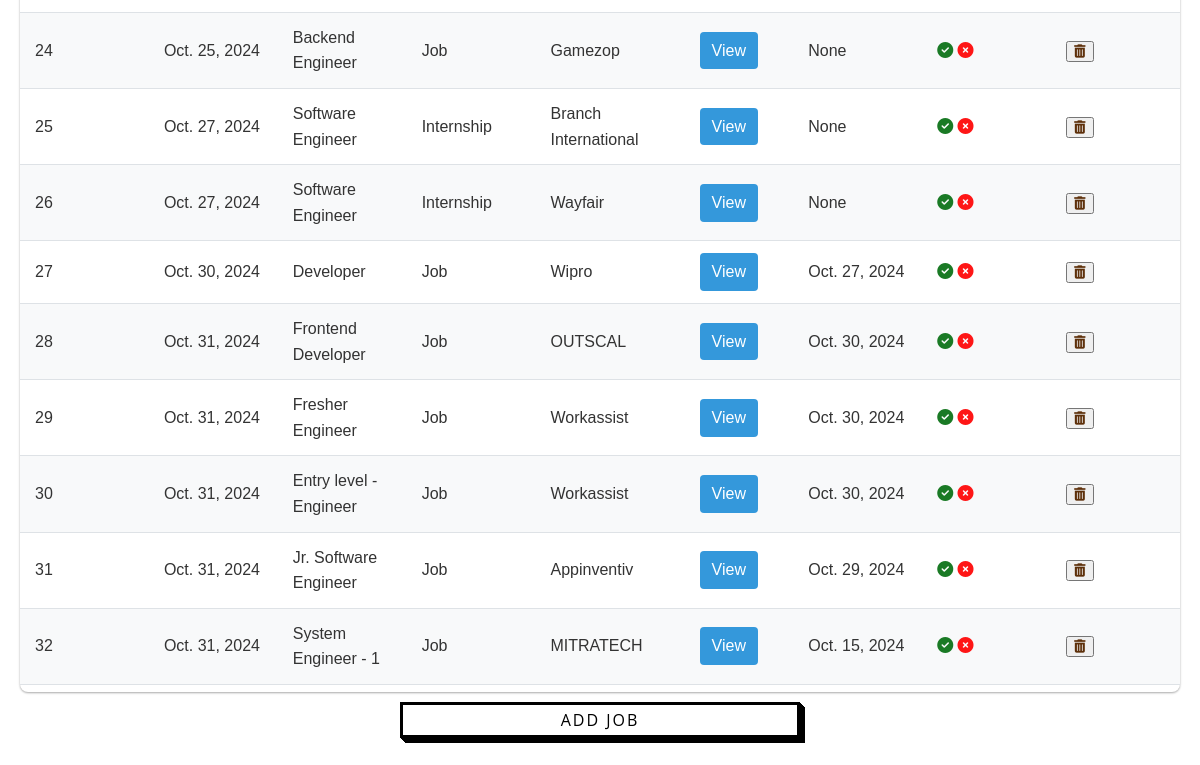
The app's page / (lower part), older data.
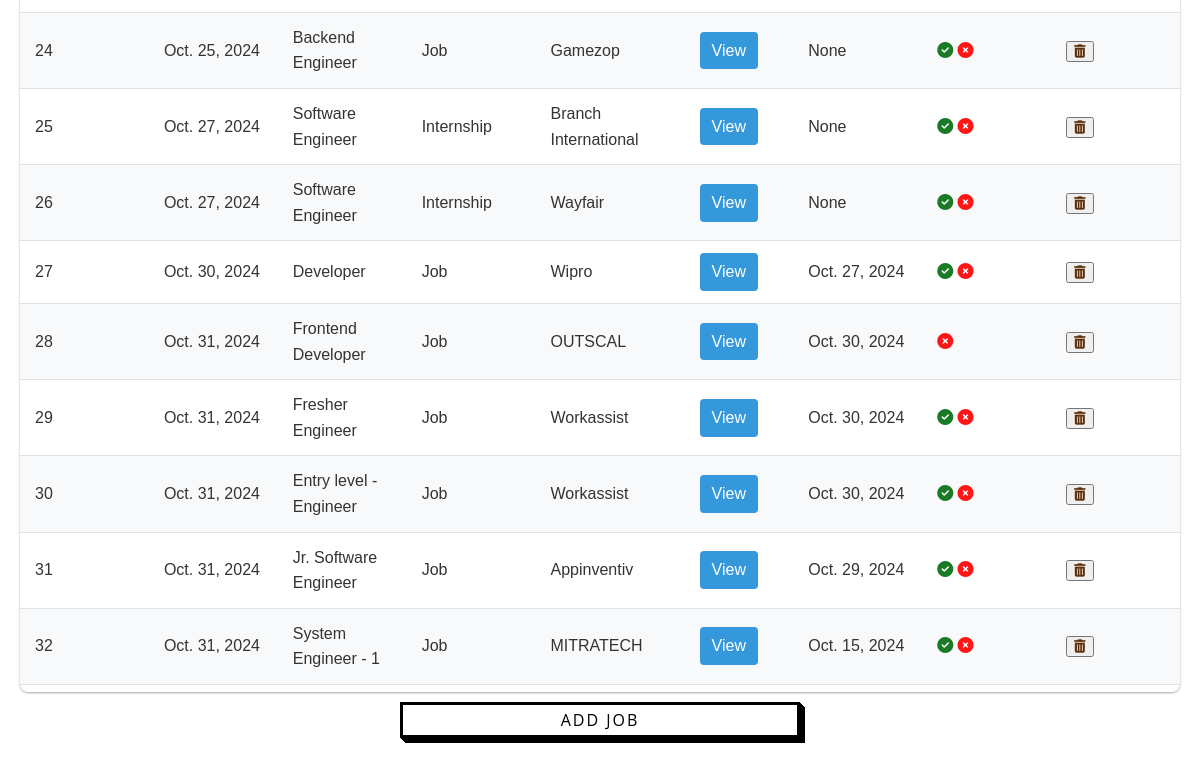
The same page, newer data.
### proTrack_main/models.py (models this page shows, shortened)
class Jobs(models.Model):
    job_application_date = models.DateField(verbose_name="Application Date", null=False)
    job_title = models.CharField(max_length=100, verbose_name="Role", null=False)
    JOB_TYPE_CHOICES = [
        ('Internship', 'Internship'),
        ('Job', 'Job'),
    ]
    job_type = models.CharField(
        max_length=10,
        choices=JOB_TYPE_CHOICES,
        verbose_name="Job Type",
        null=False
    )
    company_name = models.CharField(max_length=100, verbose_name="Company Name", null=False)
    applied_link = models.URLField(max_length=200, verbose_name="Application Link", null=True, blank=True)
    job_posted_date = models.DateField(verbose_name="Job Posted Date", null=True, blank = True)
    JOB_STATUS_CHOICES = [
        ('accepted', 'Accepted'),
        ('rejected', 'Rejected'),
    ]
    job_status = models.CharField(max_length=10, choices=JOB_STATUS_CHOICES, verbose_name="Status", blank=True, null=False, default='pending')

### proTrack_main/views.py (the view)
# urls.py: 2. Add a URL to urlpatterns:  path('', views.home, name='home')
def home(request):
    jobs = Jobs.objects.all().order_by('job_application_date')
    return render(request, 'home.html', {'jobs': jobs})

### proTrack_main/templates/home.html (shortened to what this page needs)
{%load static%}
<!DOCTYPE html>
<html lang="en">
<head>
    <link rel="stylesheet" href="{% static 'css/home.css' %}">
</head>
<body>
        <div class="container">
        <div class="table-container">
            <table>
                <tbody>
                    {% if jobs %}
                    {% for job in jobs %}
                    <tr>
                        <td>{{ forloop.counter }}</td>
                        <td>{{ job.job_application_date }}</td>
                        <td>{{ job.job_title}}</td>
                        <td>{{ job.job_type}}</td>
                        <td>{{ job.company_name}}</td>
                        <td style="text-align:center;"><a href="{{ job.applied_link }}" class="link-button" target="_blank" rel="noopener noreferrer">View</a></td>
                        <td>{{ job.job_posted_date}}</td>
                        <td>
                            {% if job.job_status == 'accepted' %}
                                <span style="color: green;"><i class="fa-solid fa-circle-check" style="color: #1a7a25;"></i></span>
                            {% elif job.job_status == 'rejected' %}
                                <span style="color: red;"><i class="fa-solid fa-circle-xmark" style="color: #fe1616;"></i></span>
                                {% else %}
                                <span onclick="updateStatus({{ job.id }}, 'accepted')" style="cursor: pointer; color: green;"><i class="fa-solid fa-circle-check" style="color: #1a7a25;"></i></span>
                                <span onclick="updateStatus({{ job.id }}, 'rejected')" style="cursor: pointer; color: red;"><i class="fa-solid fa-circle-xmark" style="color: #fe1616;"></i></span>
                                {% endif %}
                            </td>
                            <td>
                                <button onclick="confirmDelete({{ job.id }})"><i class="fa-solid fa-trash-can" style="color: #5d2f09;"></i></button>
                            </td>
                        </tr>
                        {% endfor %}
                        {% else %}
                        <tr>
                            <td colspan="9" style="text-align: center;">No data found</td>
                    </tr>
                    {% endif %}
                </tbody>
            </table>
        </div>
        <button class="button-54" onclick="window.location.href='/add-job/'">Add Job</button>
    </div>
</body>
</html>

Row changes from the older to the newer data that the page shows:
changed Jobs "Frontend Developer": job_status "pending" → "rejected" (drawn)
